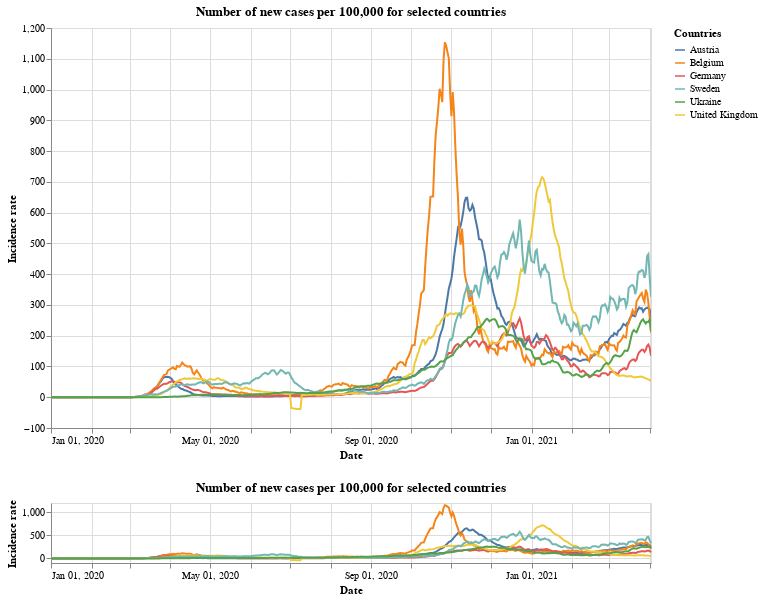

The notebook cell this image was saved under:
### Markdown cell above
## New cases per 100,000

### Code cell
#collapse
brush = alt.selection(type='interval', encodings=['x'])

base = alt.Chart(x_small).mark_line().transform_window(
    rolling_mean='sum(new_cases_per)',
    frame=[-7, 0],
    groupby=['id']
).encode(
    x=alt.X("yearmonthdate(date):T",
            axis=alt.Axis(title='Date')
           ),
    y=alt.Y("rolling_mean:Q",
            axis=alt.Axis(title='Incidence rate')
           ),
    tooltip='id',
    color=alt.Color('id', legend=alt.Legend(title="Countries")),
    opacity=alt.condition(leg_selection, alt.value(1), alt.value(0.2))
).add_selection(leg_selection).properties(
    width=600,
    height=400,
    title='Number of new cases per 100,000 for selected countries'
)

upper = base.encode(
    alt.X('yearmonthdate(date):T',axis=alt.Axis(title='Date'),
          scale=alt.Scale(domain=brush))
)

lower = base.properties(
    height=60
).add_selection(brush)

upper & lower

### Figure 1 — Vega-Lite specification as saved in the notebook (floating-point values rounded to 4 significant figures; data arrays with more than 128 entries replaced by an {"elided": "..."} marker saying what was removed)
{"config": {"view": {"continuousWidth": 400, "continuousHeight": 300}}, "vconcat": [{"mark": "line", "encoding": {"color": {"type": "nominal", "field": "id", "legend": {"title": "Countries"}}, "opacity": {"condition": {"value": 1, "selection": "selector001"}, "value": 0.2}, "tooltip": {"type": "nominal", "field": "id"}, "x": {"type": "temporal", "axis": {"title": "Date"}, "field": "date", "scale": {"domain": {"selection": "selector004"}}, "timeUnit": "yearmonthdate"}, "y": {"type": "quantitative", "axis": {"title": "Incidence rate"}, "field": "rolling_mean"}}, "height": 400, "selection": {"selector001": {"type": "multi", "fields": ["id"], "bind": "legend"}}, "title": "Number of new cases per 100,000 for selected countries", "transform": [{"window": [{"op": "sum", "field": "new_cases_per", "as": "rolling_mean"}], "frame": [-7, 0], "groupby": ["id"]}], "width": 600}, {"mark": "line", "encoding": {"color": {"type": "nominal", "field": "id", "legend": {"title": "Countries"}}, "opacity": {"condition": {"value": 1, "selection": "selector001"}, "value": 0.2}, "tooltip": {"type": "nominal", "field": "id"}, "x": {"type": "temporal", "axis": {"title": "Date"}, "field": "date", "timeUnit": "yearmonthdate"}, "y": {"type": "quantitative", "axis": {"title": "Incidence rate"}, "field": "rolling_mean"}}, "height": 60, "selection": {"selector001": {"type": "multi", "fields": ["id"], "bind": "legend"}, "selector004": {"type": "interval", "encodings": ["x"]}}, "title": "Number of new cases per 100,000 for selected countries", "transform": [{"window": [{"op": "sum", "field": "new_cases_per", "as": "rolling_mean"}], "frame": [-7, 0], "groupby": ["id"]}], "width": 600}], "data": {"name": "data-6c7627740f52729a811d1917b0094f3f"}, "$schema": "https://vega.github.io/schema/vega-lite/v4.8.1.json", "datasets": {"data-6c7627740f52729a811d1917b0094f3f": {"elided": "2748 records"}}}
